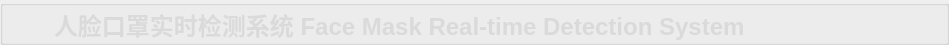
        <widget class="QGroupBox" name="groupBox">
         <property name="minimumSize">
          <size>
           <width>0</width>
           <height>45</height>
          </size>
         </property>
         <property name="maximumSize">
          <size>
           <width>16777215</width>
           <height>45</height>
          </size>
         </property>
         <property name="styleSheet">
          <string notr="true">#groupBox{
background-color: rgba(75, 75, 75, 200);
border: 0px solid #42adff;
border-left: 0px solid rgba(29, 83, 185, 255);
border-right: 0px solid rgba(29, 83, 185, 255);
border-bottom: 1px solid rgba(200, 200, 200,100);
;
border-radius:0px;}</string>
         </property>
         <property name="title">
          <string/>
         </property>
         <layout class="QHBoxLayout" name="horizontalLayout">
          <property name="spacing">
           <number>0</number>
          </property>
          <property name="topMargin">
           <number>0</number>
          </property>
          <property name="bottomMargin">
           <number>0</number>
          </property>
          <item>
           <widget class="QLabel" name="label_7">
            <property name="minimumSize">
             <size>
              <width>40</width>
              <height>40</height>
             </size>
            </property>
            <property name="maximumSize">
             <size>
              <width>40</width>
              <height>40</height>
             </size>
            </property>
            <property name="styleSheet">
             <string notr="true">image: url(:/img/icon/doctor.png)</string>
            </property>
            <property name="text">
             <string/>
            </property>
           </widget>
          </item>
          <item>
           <widget class="QLabel" name="label_4">
            <property name="styleSheet">
             <string notr="true">QLabel
{
	font-size: 24px;
	font-family: &quot;Microsoft YaHei&quot;;
	font-weight: bold;
 		border-radius:9px;
		background:rgba(66, 195, 255, 0);
color: rgb(218, 218, 218);
}
</string>
            </property>
            <property name="text">
             <string>人脸口罩实时检测系统 Face Mask Real-time Detection System</string>
            </property>
           </widget>
          </item>
          <item>
           <spacer name="horizontalSpacer">
            <property name="orientation">
             <enum>Qt::Horizontal</enum>
            </property>
            <property name="sizeHint" stdset="0">
             <size>
              <width>40</width>
              <height>20</height>
             </size>
            </property>
           </spacer>
          </item>
          <item>
           <layout class="QHBoxLayout" name="horizontalLayout_5">
            <property name="spacing">
             <number>0</number>
            </property>
            <item>
             <widget class="QPushButton" name="minButton">
              <property name="minimumSize">
               <size>
                <width>50</width>
                <height>28</height>
               </size>
              </property>
              <property name="maximumSize">
               <size>
                <width>50</width>
                <height>28</height>
               </size>
              </property>
              <property name="styleSheet">
               <string notr="true">QPushButton {
border-style: solid;
border-width: 0px;
border-radius: 0px;
background-color: rgba(223, 223, 223, 0);}
QPushButton::focus{outline: none;}
QPushButton::hover {
border-style: solid;
border-width: 0px;
border-radius: 0px;
background-color: rgba(223, 223, 223, 150);}</string>
              </property>
              <property name="text">
               <string/>
              </property>
              <property name="icon">
               <iconset resource="../apprcc.qrc">
                <normaloff>:/img/icon/最小化.png</normaloff>:/img/icon/最小化.png</iconset>
              </property>
             </widget>
            </item>
            <item>
             <widget class="QPushButton" name="maxButton">
              <property name="minimumSize">
               <size>
                <width>50</width>
                <height>28</height>
               </size>
              </property>
              <property name="maximumSize">
               <size>
                <width>50</width>
                <height>28</height>
               </size>
              </property>
              <property name="styleSheet">
               <string notr="true">QPushButton {
border-style: solid;
border-width: 0px;
border-radius: 0px;
background-color: rgba(223, 223, 223, 0);}
QPushButton::focus{outline: none;}
QPushButton::hover {
border-style: solid;
border-width: 0px;
border-radius: 0px;
background-color: rgba(223, 223, 223, 150);}</string>
              </property>
              <property name="text">
               <string/>
              </property>
              <property name="icon">
               <iconset resource="../apprcc.qrc">
                <normaloff>:/img/icon/正方形.png</normaloff>
                <activeon>:/img/icon/还原.png</activeon>
                <selectedon>:/img/icon/还原.png</selectedon>:/img/icon/正方形.png</iconset>
              </property>
              <property name="checkable">
               <bool>true</bool>
              </property>
             </widget>
            </item>
            <item>
             <widget class="QPushButton" name="closeButton">
              <property name="minimumSize">
               <size>
                <width>50</width>
                <height>28</height>
               </size>
              </property>
              <property name="maximumSize">
               <size>
                <width>50</width>
                <height>28</height>
               </size>
              </property>
              <property name="styleSheet">
               <string notr="true">QPushButton {
border-style: solid;
border-width: 0px;
border-radius: 0px;
background-color:rgba(223, 223, 223,0);}
QPushButton::focus{outline: none;}
QPushButton::hover {
border-style: solid;
border-width: 0px;
border-radius: 0px;
background-color: rgba(223, 223, 223, 150);}</string>
              </property>
              <property name="text">
               <string/>
              </property>
              <property name="icon">
               <iconset resource="../apprcc.qrc">
                <normaloff>:/img/icon/关闭.png</normaloff>:/img/icon/关闭.png</iconset>
              </property>
             </widget>
            </item>
           </layout>
          </item>
         </layout>
        </widget>
